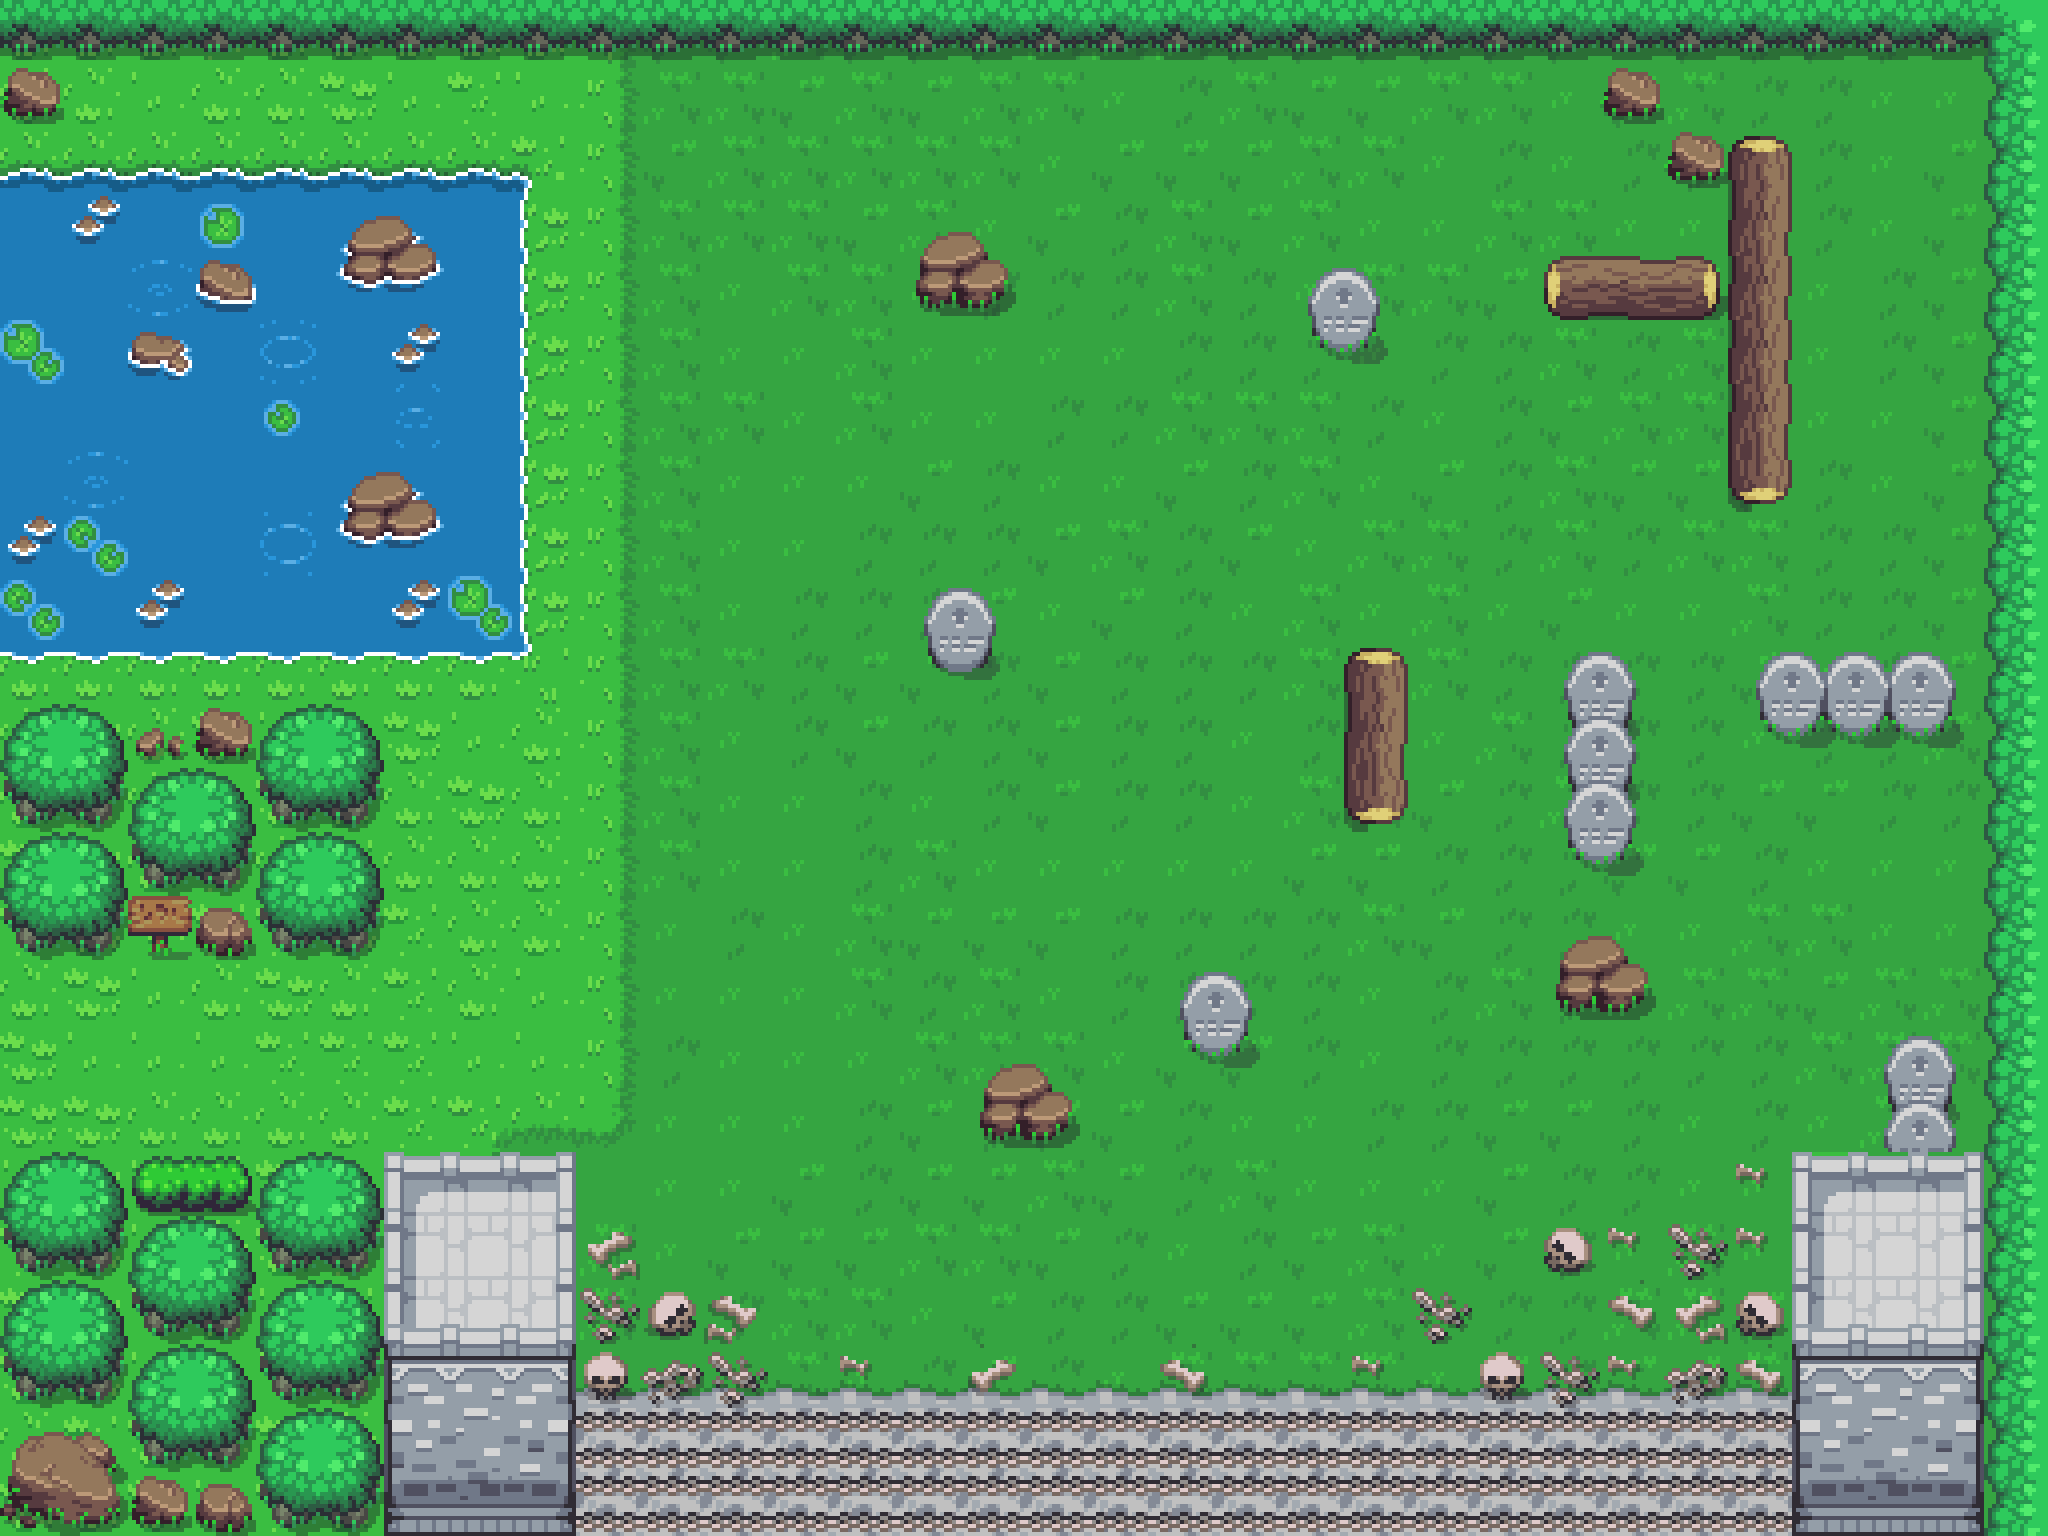

This game map was drawn from its Tiled (.tmx) file and the tilesets committed beside it. A one-line description and the trimmed map source follow:
An orthogonal 32x24 tile map with 64x64 px tiles, 3 tile layers (Tile Layer 1, Tile Layer 2, Tile Layer 3) and 45 objects (28x barrier, 15x mob, shift, checkpoint).

<map version="1.2" tiledversion="1.3.5" orientation="orthogonal" renderorder="right-down" width="32" height="24" tilewidth="64" tileheight="64" infinite="0" nextlayerid="6" nextobjectid="50">
 <tileset firstgid="1" name="overworld_objects" tilewidth="64" tileheight="64" tilecount="1440" columns="40">
  <image source="overworldx4.png" width="2560" height="2304" />
 </tileset>
 <layer id="1" name="Tile Layer 1" width="32" height="24">
  <data>[768 cells, 768 non-empty, 23 distinct tile ids]</data>
 </layer>
 <layer id="2" name="Tile Layer 2" width="32" height="24">
  <data>[768 cells, 230 non-empty, 48 distinct tile ids]</data>
 </layer>
 <layer id="3" name="Tile Layer 3" width="32" height="24">
  <data>[768 cells, 121 non-empty, 28 distinct tile ids]</data>
 </layer>
 <objectgroup id="5" name="Object">
  <object id="1" name="barrier" x="0" y="0" width="1984" height="64" />
  <object id="2" name="barrier" x="1984" y="0" width="64" height="1536" />
  <object id="3" name="barrier" x="1792" y="1152" width="192" height="384" />
  <object id="4" name="barrier" x="384" y="1152" width="192" height="384" />
  <object id="5" name="barrier" x="0" y="1152" width="384" height="384" />
  <object id="6" name="barrier" x="0" y="704" width="384" height="256" />
  <object id="8" name="barrier" x="0" y="176" width="528" height="480" />
  <object id="9" name="barrier" x="3" y="67" width="56" height="53" />
  <object id="10" name="barrier" x="928" y="591" width="65" height="81" />
  <object id="11" name="barrier" x="1311" y="269" width="65" height="81" />
  <object id="12" name="barrier" x="1184" y="974" width="65" height="81" />
  <object id="13" name="barrier" x="1758" y="653" width="198" height="81" />
  <object id="14" name="barrier" x="1568" y="652" width="65" height="213" />
  <object id="15" name="barrier" x="1885" y="1035" width="69" height="116" />
  <object id="16" name="barrier" x="1729" y="137" width="63" height="365" />
  <object id="17" name="barrier" x="1668" y="131" width="55" height="50" />
  <object id="18" name="barrier" x="1604" y="68" width="55" height="50" />
  <object id="19" name="barrier" x="1555" y="934" width="92" height="81" />
  <object id="20" name="barrier" x="980" y="1060" width="92" height="81" />
  <object id="21" name="barrier" x="914" y="231" width="92" height="81" />
  <object id="22" name="barrier" x="1545" y="256" width="175" height="63" />
  <object id="23" name="barrier" x="1344" y="648" width="64" height="176" />
  <object id="24" name="barrier" x="576" y="1408" width="1216" height="128" />
  <object id="25" name="barrier" x="1736" y="1292" width="48" height="46" />
  <object id="26" name="barrier" x="1544" y="1228" width="48" height="46" />
  <object id="27" name="barrier" x="1480" y="1351" width="44" height="48" />
  <object id="28" name="barrier" x="583" y="1351" width="44" height="48" />
  <object id="29" name="barrier" x="649" y="1292" width="48" height="46" />
  <object id="30" name="shift" x="0" y="960" width="9" height="192">
   <properties>
    <property name="fromlvl" type="int" value="2" />
    <property name="newn" type="int" value="7" />
    <property name="tolvl" type="int" value="1" />
   </properties>
  </object>
  <object id="31" name="checkpoint" x="22" y="1023" width="64" height="64">
   <properties>
    <property name="n" type="int" value="3" />
   </properties>
  </object>
  <object id="35" name="mob" x="928" y="704" width="64" height="64" />
  <object id="36" name="mob" x="1312" y="382" width="64" height="64" />
  <object id="37" name="mob" x="1504" y="704" width="64" height="64" />
  <object id="38" name="mob" x="1504" y="640" width="64" height="64" />
  <object id="39" name="mob" x="1504" y="768" width="64" height="64" />
  <object id="40" name="mob" x="1888" y="768" width="64" height="64" />
  <object id="41" name="mob" x="1760" y="768" width="64" height="64" />
  <object id="42" name="mob" x="1568" y="128" width="64" height="64" />
  <object id="43" name="mob" x="1824" y="320" width="64" height="64" />
  <object id="44" name="mob" x="1888" y="320" width="64" height="64" />
  <object id="45" name="mob" x="1024" y="128" width="64" height="64" />
  <object id="46" name="mob" x="768" y="192" width="64" height="64" />
  <object id="47" name="mob" x="1088" y="320" width="64" height="64" />
  <object id="48" name="mob" x="1216" y="1216" width="64" height="64" />
  <object id="49" name="mob" x="832" y="1216" width="64" height="64" />
 </objectgroup>
</map>